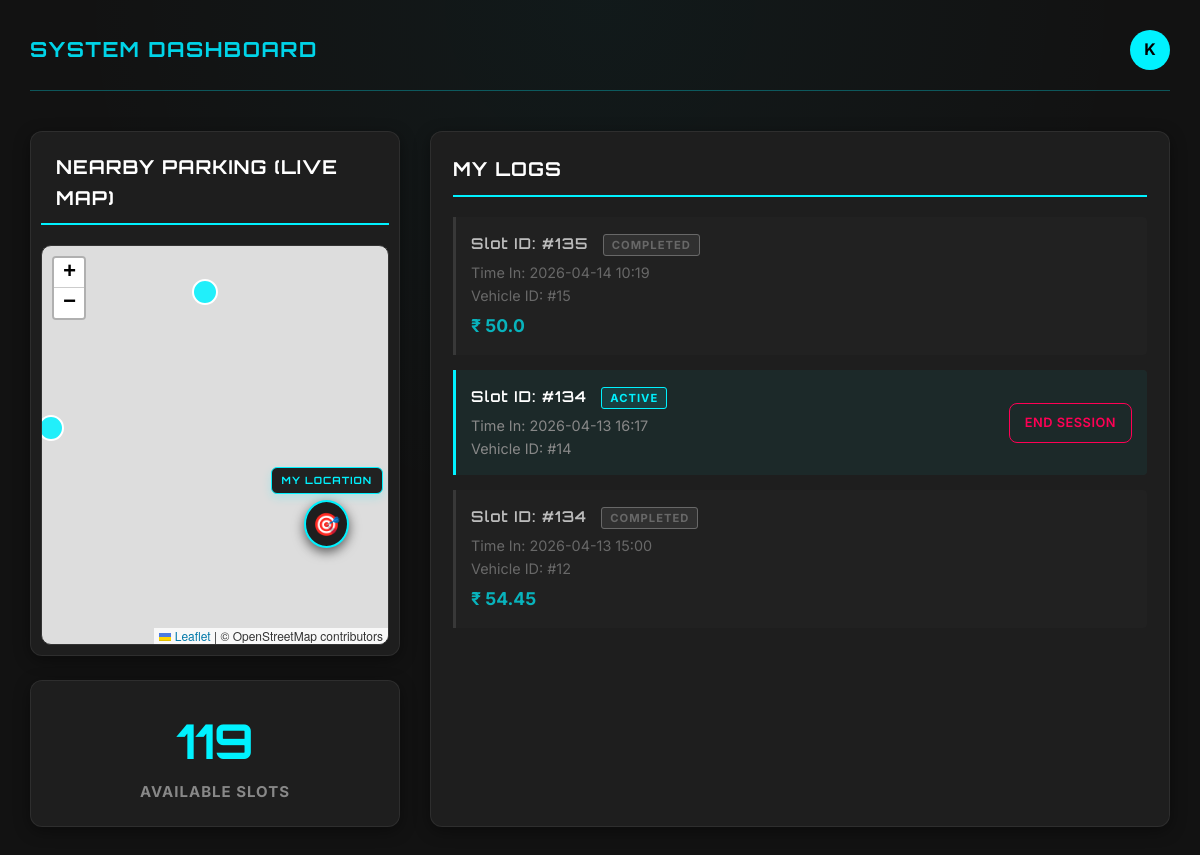
The app's page /dashboard (signed in) with its own data.
### app.py (models this page shows)
class Booking(db.Model):
    id = db.Column(db.Integer, primary_key=True)  # type: ignore
    user_id = db.Column(db.Integer)
    slot_id = db.Column(db.Integer)
    vehicle_id = db.Column(db.Integer)
    service_type = db.Column(db.String(20), default='self')
    payment_mode = db.Column(db.String(20), default='online')
    start_time = db.Column(db.DateTime, default=datetime.utcnow)
    end_time = db.Column(db.DateTime)
    status = db.Column(db.String(20), default='active')
    total_price = db.Column(db.Float, default=0)
    razorpay_order_id = db.Column(db.String(100), nullable=True)
    razorpay_payment_id = db.Column(db.String(100), nullable=True)
    razorpay_signature = db.Column(db.String(200), nullable=True)
    offline_request_time = db.Column(db.DateTime, nullable=True)

### app.py (the view)
@app.route('/dashboard')
def dashboard():
    if not session.get('user_id') or session.get('role') not in ['user', 'admin']:
        return redirect('/')
    all_bookings = Booking.query.filter_by(user_id=session['user_id']).all()
    now = datetime.utcnow()
    dirty = False
    for b in all_bookings:
        if b.status == 'offline_pending':
            if b.offline_request_time:
                elapsed = (now - b.offline_request_time).total_seconds()
                if elapsed >= 180:
                    b.status = 'active'
                    b.total_price = 0
                    b.offline_request_time = None
                    dirty = True
        elif b.status == 'pending':
            if b.start_time:
                elapsed = (now - b.start_time).total_seconds()
                if elapsed >= 1800: # 30 mins
                    slot = ParkingSlot.query.get(b.slot_id)
                    if slot:
                        slot.is_occupied = False
                    vehicle = Vehicle.query.get(b.vehicle_id)
                    if vehicle:
                        db.session.delete(vehicle)
                    db.session.delete(b)
                    dirty = True
    if dirty:
        db.session.commit()
    bookings = Booking.query.filter_by(user_id=session['user_id']).all()
    slots = ParkingSlot.query.filter_by(is_active=True).all()
    available = sum(1 for s in slots if not s.is_occupied)
    for b in bookings:
        if b.status == 'pending' and b.start_time:
            elapsed = (now - b.start_time).total_seconds()
            b.remaining_pending_seconds = max(0, int(1800 - elapsed))
        elif b.status == 'offline_pending':
            if b.offline_request_time:
                elapsed = (now - b.offline_request_time).total_seconds()
                b.remaining_offline_seconds = max(0, int(180 - elapsed))
            else:
                b.remaining_offline_seconds = 180
    return render_template('dashboard.html',
                           bookings=bookings,
                           available_count=available,
                           slots=slots)

### templates/dashboard.html (shortened to what this page needs)
<!DOCTYPE html>
<html lang="en">
<head>
    <link rel="stylesheet" href="{{ url_for('static', filename='css/style.css') }}">
    <link rel="stylesheet" href="https://unpkg.com/leaflet@1.9.4/dist/leaflet.css" />
</head>
<body>
    <header>
        <h1>SYSTEM DASHBOARD</h1>
        <div class="header-links">
            <div class="profile-dropdown">
                <div class="profile-circle" onclick="toggleDropdown()">
                    {{ session.get('name', 'U')[0] | upper }}
                </div>
            </div>
        </div>
    </header>
    <div class="grid">
        <div>
            <div class="panel" style="padding: 10px;">
                <h2 style="padding-left: 15px; padding-top: 10px;">NEARBY PARKING (LIVE MAP)</h2>
                <div id="map"></div>
            </div>
            <div class="panel stat-box">
                <div class="stat">{{ available_count }}</div>
                <div style="color: var(--text-muted); font-weight: bold; letter-spacing: 1px;">AVAILABLE SLOTS</div>
            </div>
        </div>
        <div class="panel">
            <h2>MY LOGS</h2>
            {% if bookings %}
            {% for booking in bookings|reverse %}
            <div class="booking-item {{ booking.status }}">
                <div class="booking-info">
                    <b>Slot ID: #{{ booking.slot_id }}</b>
                    <span class="status-badge {{ booking.status }}">{{ booking.status }}</span>
                    <small>
                        {% if booking.status == 'pending' %}
                        Awaiting Arrival Confirmation <br>
                        {% else %}
                        Time In: {{ booking.start_time.strftime('%Y-%m-%d %H:%M') if booking.start_time else 'N/A' }}
                        <br>
                        {% endif %}
                        Vehicle ID: #{{ booking.vehicle_id }}
                    </small>
                    {% if booking.status == 'completed' %}
                    <span class="price">₹ {{ booking.total_price }}</span>
                    {% endif %}
                </div>
                {% if booking.status == 'active' %}
                <button class="end-btn" onclick="endBooking('{{ booking.id }}', '{{ booking.vehicle_id }}')">END
                    SESSION</button>
                {% endif %}
            </div>
            {% endfor %}
            {% else %}
            <div style="color: var(--text-muted); text-align: center; padding: 20px;">
                No booking records found in the system.
            </div>
            {% endif %}
        </div>
    </div>
</body>
</html>

### static/css/style.css (style rules this page uses)
:root { --bg: #0a0a0a; --surface: #1e1e1e; --surface-2: #242424; --surface-3: #2a2a2a; --panel-bg: #1e1e1e; --primary: #00d4e8; --primary-dark: #009db0; --accent: #ff2d6b; --text-main: #ffffff; --text-muted: #a0a0a0; --text-dim: #555555; --border: #333333; --border-focus: #00d4e8; --radius: 12px; --radius-sm: 8px; --shadow: 0 4px 6px rgba(0, 0, 0, 0.3); --shadow-md: 0 8px 16px rgba(0, 0, 0, 0.4); }
*, *::before, *::after { box-sizing: border-box; margin: 0; padding: 0; }
html { scroll-behavior: smooth; }
body { background-color: var(--bg); color: var(--text-main); font-family: 'Inter', system-ui, -apple-system, sans-serif; font-size: 15px; line-height: 1.6; -webkit-font-smoothing: antialiased; -moz-osx-font-smoothing: grayscale; overflow-x: hidden; }
.panel { background: var(--surface); padding: 22px; border-radius: var(--radius); border: 1px solid var(--border); box-shadow: var(--shadow); margin-bottom: 24px; }
button { min-height: 48px; padding: 11px 18px; border-radius: var(--radius-sm); font-family: 'Inter', sans-serif; font-size: 0.85rem; font-weight: 600; letter-spacing: 0.3px; cursor: pointer; border: none; transition: background 0.2s, transform 0.15s; width: 100%; }
.btn-danger, .end-btn { background: var(--accent); color: #fff; border: none; width: auto; padding: 8px 16px; min-height: 40px; font-size: 0.8rem; }
.status-badge { font-size: 0.7rem; padding: 3px 8px; border-radius: 4px; margin-left: 8px; text-transform: uppercase; font-weight: 700; letter-spacing: 0.8px; }
.status-badge.active { background: rgba(0, 201, 110, 0.12); color: #00c96e; border: 1px solid #00c96e; }
.status-badge.completed { background: rgba(255, 255, 255, 0.06); color: var(--text-muted); border: 1px solid var(--text-dim); }
#map, #partner-map { width: 100%; height: clamp(280px, 50vh, 420px); border-radius: var(--radius); z-index: 0; touch-action: pan-x pan-y; border: 1px solid var(--border); }
.profile-dropdown { position: relative; display: inline-block; z-index: 100; }
.profile-circle { width: 40px; height: 40px; border-radius: 50%; background: var(--primary); color: #000; display: flex; justify-content: center; align-items: center; font-weight: 700; font-family: 'Inter', sans-serif; font-size: 1rem; cursor: pointer; transition: background 0.2s, transform 0.18s; user-select: none; }
.booking-item { background: var(--surface-2); padding: 15px; margin-bottom: 12px; border-left: 3px solid var(--border); display: flex; justify-content: space-between; align-items: center; border-radius: 0 var(--radius-sm) var(--radius-sm) 0; transition: background 0.18s; }
.booking-item.active { border-left-color: var(--primary); background: rgba(0, 212, 232, 0.04); }
.booking-item.completed { opacity: 0.65; }
.booking-info b { font-family: 'Inter', sans-serif; font-weight: 600; color: var(--text-main); }
.booking-info small { display: block; color: var(--text-muted); margin-top: 4px; font-size: 0.85rem; }
.price { color: var(--primary); font-weight: 700; font-size: 1.05rem; margin-top: 4px; display: inline-block; }

### records on screen
Booking: slot_id "135", status "COMPLETED", start_time "2026-04-14 10:19", vehicle_id "15", total_price "50.0"
Booking: slot_id "134", status "ACTIVE", start_time "2026-04-13 16:17", vehicle_id "14"
Booking: slot_id "134", status "COMPLETED", start_time "2026-04-13 15:00", vehicle_id "12", total_price "54.45"

### other values on screen
{{ session.get('name', 'U')[0] | upper }} "K"
{{ available_count }} "119"
